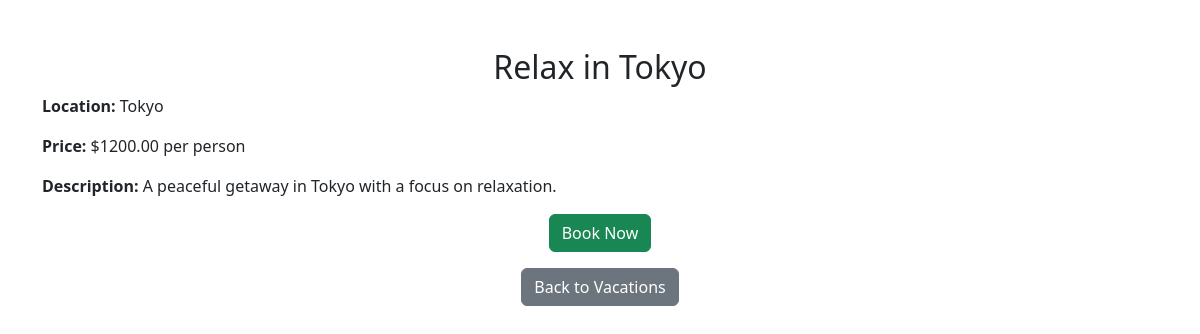
The app's page /vacationdetail.php?vacation=Relax+in+Tokyo with its own data.
### tables this page shows
CREATE TABLE `vacation` (
  `VacationID` int(11) NOT NULL,
  `Title` varchar(100) NOT NULL,
  `Description` text NOT NULL,
  `Price` decimal(10,2) NOT NULL,
  `Destination` varchar(100) NOT NULL,
  `Itinerary` text DEFAULT NULL,
  `Activities` text DEFAULT NULL,
  `AvailableDates` date DEFAULT NULL,
  `Category` varchar(50) DEFAULT NULL,
  `AdminID` int(11) NOT NULL
);

### vacationdetail.php (the view, shortened to what this page needs)
<?php
include 'db.php';
$requestedVacation = $_GET['vacation'] ?? '';
if ($requestedVacation) {
    $stmt = $pdo->prepare("SELECT title, description, price, destination FROM vacation WHERE title = :title");
    $stmt->execute(['title' => $requestedVacation]);
    $foundVacation = $stmt->fetch(PDO::FETCH_ASSOC);
} else {
    $foundVacation = false;
}
if ($foundVacation) {
    $vacationTitle = $foundVacation['title'];
    $vacationDescription = $foundVacation['description'];
    $vacationPrice = $foundVacation['price'];
    $vacationDestination = $foundVacation['destination'];
} else {
    $vacationTitle = "Vacation Not Found";
    $vacationDescription = "The vacation you are looking for does not exist.";
    $vacationPrice = "";
    $vacationDestination = "";
}
?>
<!DOCTYPE html>
<html lang="en">
<head>
    <link href="https://cdn.jsdelivr.net/npm/bootstrap@5.3.0/dist/css/bootstrap.min.css" rel="stylesheet">
</head>
<body>
    <div class="container mt-5">
        <h2 class="text-center"><?php echo htmlspecialchars($vacationTitle); ?></h2>
        <p><strong>Location:</strong> <?php echo htmlspecialchars($vacationDestination); ?></p>
        <p><strong>Price:</strong> $<?php echo htmlspecialchars($vacationPrice); ?> per person</p>
        <p><strong>Description:</strong> <?php echo htmlspecialchars($vacationDescription); ?></p>
        <div class="text-center">
            <form action="confirmBooking.php" method="POST">
                <button type="submit" class="btn btn-success">Book Now</button>
            </form>
            <a href="vacations.php" class="btn btn-secondary mt-3">Back to Vacations</a>
        </div>
    </div>
</body>
</html>

### records on screen
vacation: Title "Relax in Tokyo", Destination "Tokyo", Price "1200.00", Description "A peaceful getaway in Tokyo with a focus on relaxation."
